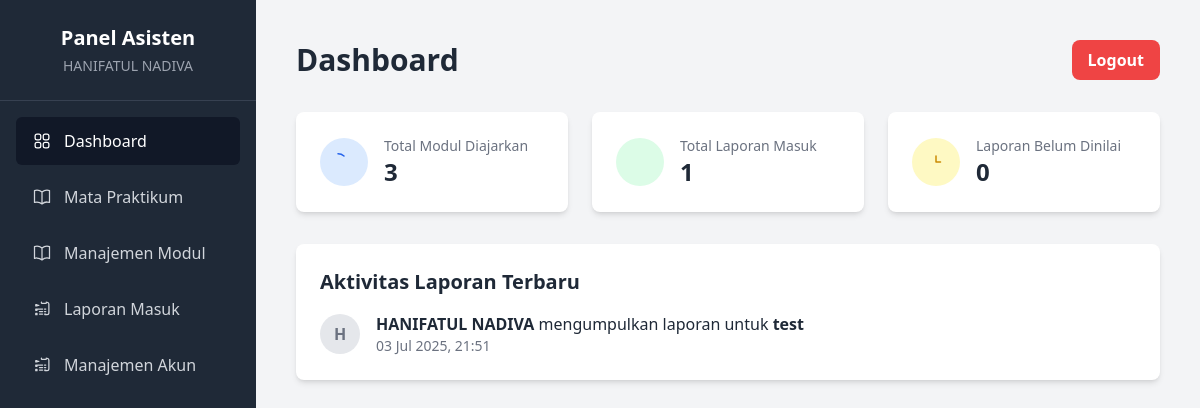
Screenshot of /SistemPengumpulanTugas/asisten/dashboard.php (signed in) with the database file from the repository.
### tables this page shows
CREATE TABLE `laporan` (
  `id_laporan` int(11) NOT NULL,
  `id_modul` int(11) NOT NULL,
  `id_user` int(11) NOT NULL,
  `judul_laporan` varchar(255) DEFAULT NULL,
  `file_laporan` varchar(255) DEFAULT NULL,
  `tanggal_upload` datetime DEFAULT NULL,
  `status` enum('sudah','belum') DEFAULT 'belum',
  `nilai` int(11) DEFAULT NULL,
  `feedback` text DEFAULT NULL,
  `created_at` timestamp NOT NULL DEFAULT current_timestamp(),
  `updated_at` timestamp NOT NULL DEFAULT current_timestamp() ON UPDATE current_timestamp()
);

CREATE TABLE `users` (
  `id` int(11) NOT NULL,
  `nama` varchar(100) NOT NULL,
  `email` varchar(100) NOT NULL,
  `password` varchar(255) NOT NULL,
  `role` enum('mahasiswa','asisten') NOT NULL,
  `created_at` timestamp NOT NULL DEFAULT current_timestamp()
);

CREATE TABLE `modul` (
  `id` int(11) NOT NULL,
  `id_praktikum` int(11) NOT NULL,
  `judul_modul` varchar(255) NOT NULL,
  `file_materi` varchar(255) DEFAULT NULL,
  `created_at` datetime DEFAULT current_timestamp()
);

### SistemPengumpulanTugas/asisten/dashboard.php (the view, shortened to what this page needs)
<?php
require_once 'templates/header.php';
require_once '../config.php';
$modulCount = mysqli_fetch_assoc(mysqli_query($conn, "SELECT COUNT(*) AS total FROM modul"))['total'];
$laporanMasuk = mysqli_fetch_assoc(mysqli_query($conn, "SELECT COUNT(*) AS total FROM laporan"))['total'];
$laporanBelumDinilai = mysqli_fetch_assoc(mysqli_query($conn, "SELECT COUNT(*) AS total FROM laporan WHERE nilai IS NULL"))['total'];
$aktivitasSql = "
    SELECT u.nama, m.judul_modul, l.tanggal_upload
    FROM laporan l
    JOIN users u ON l.id_user = u.id
    JOIN modul m ON l.id_modul = m.id
    ORDER BY l.tanggal_upload DESC
    LIMIT 5
";
$aktivitasResult = mysqli_query($conn, $aktivitasSql);
?>
<div class="grid grid-cols-1 md:grid-cols-2 lg:grid-cols-3 gap-6">
    <div class="bg-white p-6 rounded-lg shadow-md flex items-center space-x-4">
        <div class="bg-blue-100 p-3 rounded-full">
            <svg class="w-6 h-6 text-blue-600" xmlns="http://www.w3.org/2000/svg" fill="none" viewBox="0 0 24 24" stroke-width="1.5" stroke="currentColor">
                <path stroke-linecap="round" stroke-linejoin="round" d="M12 6.042A8.967 8.967 0 006 3.75..."/>
            </svg>
        </div>
        <div>
            <p class="text-sm text-gray-500">Total Modul Diajarkan</p>
            <p class="text-2xl font-bold text-gray-800"><?= $modulCount ?></p>
        </div>
    </div>
    <div class="bg-white p-6 rounded-lg shadow-md flex items-center space-x-4">
        <div class="bg-green-100 p-3 rounded-full">
            <svg class="w-6 h-6 text-green-600" xmlns="http://www.w3.org/2000/svg" fill="none" viewBox="0 0 24 24" stroke-width="1.5" stroke="currentColor">
                <path stroke-linecap="round" stroke-linejoin="round" d="M9 12.75L11.25 15..."/>
            </svg>
        </div>
        <div>
            <p class="text-sm text-gray-500">Total Laporan Masuk</p>
            <p class="text-2xl font-bold text-gray-800"><?= $laporanMasuk ?></p>
        </div>
    </div>
    <div class="bg-white p-6 rounded-lg shadow-md flex items-center space-x-4">
        <div class="bg-yellow-100 p-3 rounded-full">
            <svg class="w-6 h-6 text-yellow-600" xmlns="http://www.w3.org/2000/svg" fill="none" viewBox="0 0 24 24" stroke-width="1.5" stroke="currentColor">
                <path stroke-linecap="round" stroke-linejoin="round" d="M12 6v6h4.5m4.5..."/>
            </svg>
        </div>
        <div>
            <p class="text-sm text-gray-500">Laporan Belum Dinilai</p>
            <p class="text-2xl font-bold text-gray-800"><?= $laporanBelumDinilai ?></p>
        </div>
    </div>
</div>
<div class="bg-white p-6 rounded-lg shadow-md mt-8">
    <h3 class="text-xl font-bold text-gray-800 mb-4">Aktivitas Laporan Terbaru</h3>
    <div class="space-y-4">
        <?php while ($row = mysqli_fetch_assoc($aktivitasResult)): ?>
            <?php
              $inisial = strtoupper(substr($row['nama'], 0, 1));
              $waktu = date('d M Y, H:i', strtotime($row['tanggal_upload']));
            ?>
            <div class="flex items-center">
                <div class="w-10 h-10 rounded-full bg-gray-200 flex items-center justify-center mr-4 font-bold text-gray-500">
                    <?= $inisial ?>
                </div>
                <div>
                    <p class="text-gray-800">
                        <strong><?= htmlspecialchars($row['nama']) ?></strong> mengumpulkan laporan untuk <strong><?= htmlspecialchars($row['judul_modul']) ?></strong>
                    </p>
                    <p class="text-sm text-gray-500"><?= $waktu ?></p>
                </div>
            </div>
        <?php endwhile; ?>
    </div>
</div>
<?php require_once 'templates/footer.php'; ?>

### rows the page displays
laporan: id_user.nama "H", id_user.nama "HANIFATUL NADIVA", id_modul.judul_modul "test", tanggal_upload "03 Jul 2025, 21:51"

### other values shown
$_SESSION['nama'] "HANIFATUL NADIVA"
$pageTitle "Dashboard"
$modulCount "3"
$laporanMasuk "1"
$laporanBelumDinilai "0"
